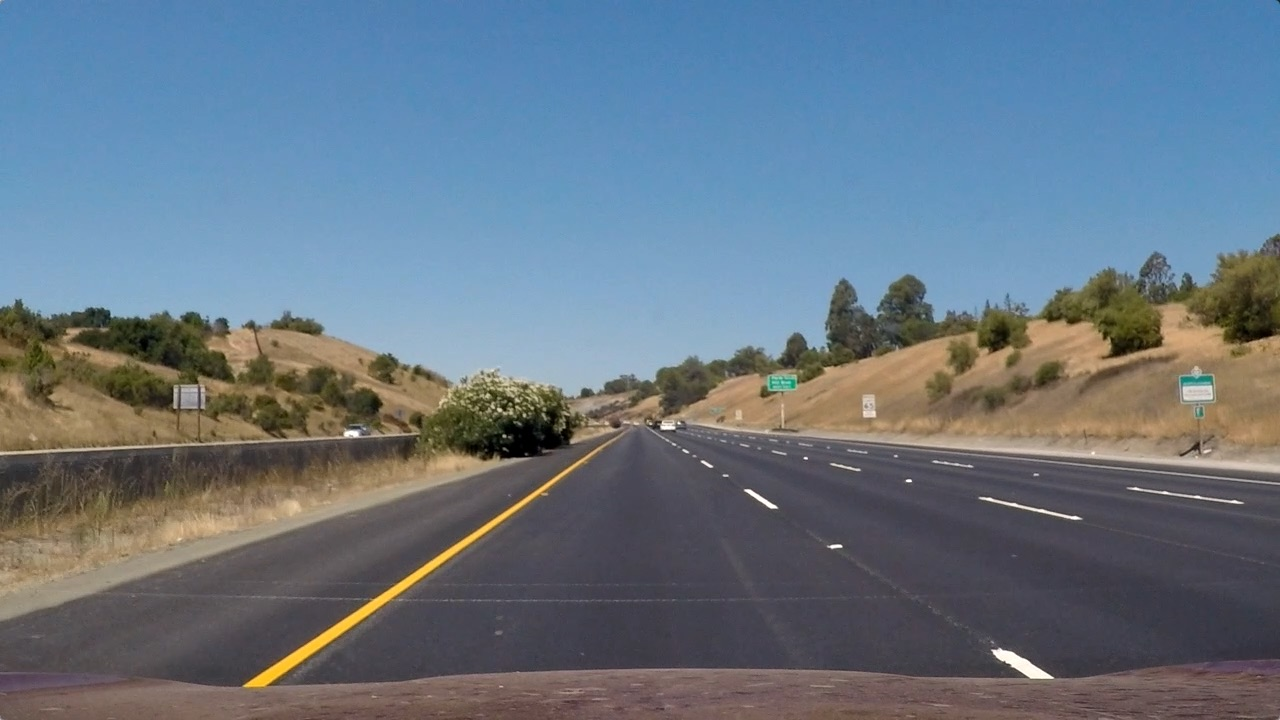
#> input picture submission/images/straight_lines1.jpg, 1280 x 720 px, found by its file name
$ python image.py   (older library calls are emulated)
#> lines starting #> are read from the running program, lines starting #| are printed output that depends on the picture; after the words box and inside, x2 and y2 are one past the last pixel; in counts of white or black regions, pixels touching at a corner belong together
### submission/tracker.py
import numpy as np
import cv2
import matplotlib.pyplot as plt

class Line():

    def __init__(self,nwindows=9, margin=100, minpix=125, ym=1, xm=1, smoothing=15):

        self.recent_Leftfitx = []

        self.recent_rightfitx = []

        self.first = False

        self.margin = margin

        self.nwindows = nwindows

        self.ym = ym

        self.xm = xm

        self.minpix = minpix

        self.smoothing = smoothing

        self.left_curverad = None

        self.right_curverad = None

        self.real_world_left = None

        self.real_world_right = None

        self.leftFit = None

        self.rightFit = None

    # [140 lines left out: functions gethistogram, slidingWindow, not called in this run]

### submission/image.py
import cv2
import pickle
import numpy as np
import glob
import matplotlib.pyplot as plt
import matplotlib.image as mpimg
from tracker import Line

dict_pickle = pickle.load(open("./calibration.p", "rb"))
#> (reads submission/calibration.p from the repository)
#> further down, img is the input picture: shape (720, 1280, 3); mean R, G, B 103.2, 117.7, 131.2
mtx = dict_pickle['mtx']
dist = dict_pickle['dist']

#attemped other thresholding techniques but settled on color threshold
def Threshold(img, thresh=(170,255)):
    binary = np.zeros_like(img)
    binary[(img >= thresh[0]) & (img <= thresh[1])] = 1
    return binary
def dir_threshold(gray, sobel_kernel=15, thresh=(0.7, 1.4)):

    # 2) Take the gradient in x and y separately
    sobelx = cv2.Sobel(gray, cv2.CV_64F, 1, 0, ksize=sobel_kernel)
    sobely = cv2.Sobel(gray, cv2.CV_64F, 0, 1, ksize=sobel_kernel)

    # 3) Take the absolute value of the x and y gradients
    abs_s_x = np.absolute(sobelx)
    abs_s_y = np.absolute(sobely)

    # 4) Use np.arctan2(abs_sobely, abs_sobelx) to calculate the direction
    # of the gradient
    # Important, y should come before x here if we want to detect lines
    dir_grad = np.arctan2(abs_s_y, abs_s_x)

    # 5) Create a binary mask where direction thresholds are met
    binary_output = np.zeros_like(dir_grad)

    # 6) Return this mask as your binary_output image
    binary_output[(dir_grad >= thresh[0]) & (dir_grad <= thresh[1])] = 1

    return binary_output
def combine(*arrs):
    combined = np.zeros_like(arrs[0])
    for img in arrs:
        combined[(combined == 1) & (img == 1)] = 255
    return combined

def warp(img):
    size = (img.shape[1], img.shape[0])

    src = np.float32([[246,678],[1052,678],[702,460],[575,460]])

    dst = np.float32([[320,720],[980,720],[980,0],[320,0]])
    M = cv2.getPerspectiveTransform(src, dst)
    Minv = cv2.getPerspectiveTransform(dst, src)
    warped = cv2.warpPerspective(img, M, size, flags=cv2.INTER_LINEAR)

    return warped, Minv

# [47 lines left out: functions project, window_mask, draw, not called in this run]

def pipeline(img, mtx, dist, curves):
    #undistort images
    img = cv2.undistort(img, mtx, dist, None, mtx)

    #Converting to different Colorspaces
    hsv = cv2.cvtColor(img, cv2.COLOR_RGB2HSV)
#> hsv: shape (720, 1280, 3); mean H, S, V 87.3, 83.5, 143.5
    yuv = cv2.cvtColor(img, cv2.COLOR_RGB2YUV)
#> yuv: shape (720, 1280, 3); mean of channels 0, 1, 2 115.4, 136, 117.7
    lab = cv2.cvtColor(img, cv2.COLOR_RGB2LAB)
#> lab: shape (720, 1280, 3); mean of channels 0, 1, 2 124.9, 127.7, 119.8
    gray = cv2.cvtColor(img, cv2.COLOR_RGB2GRAY)

    #Isolating Color Spaces
    l = lab[:,:,0]
    b = lab[:,:,2]
    v = hsv[:,:,2]
    r = img[:,:,0]
    u = yuv[:,:,1]

    #applying thresholding
    dir_t = dir_threshold(gray)
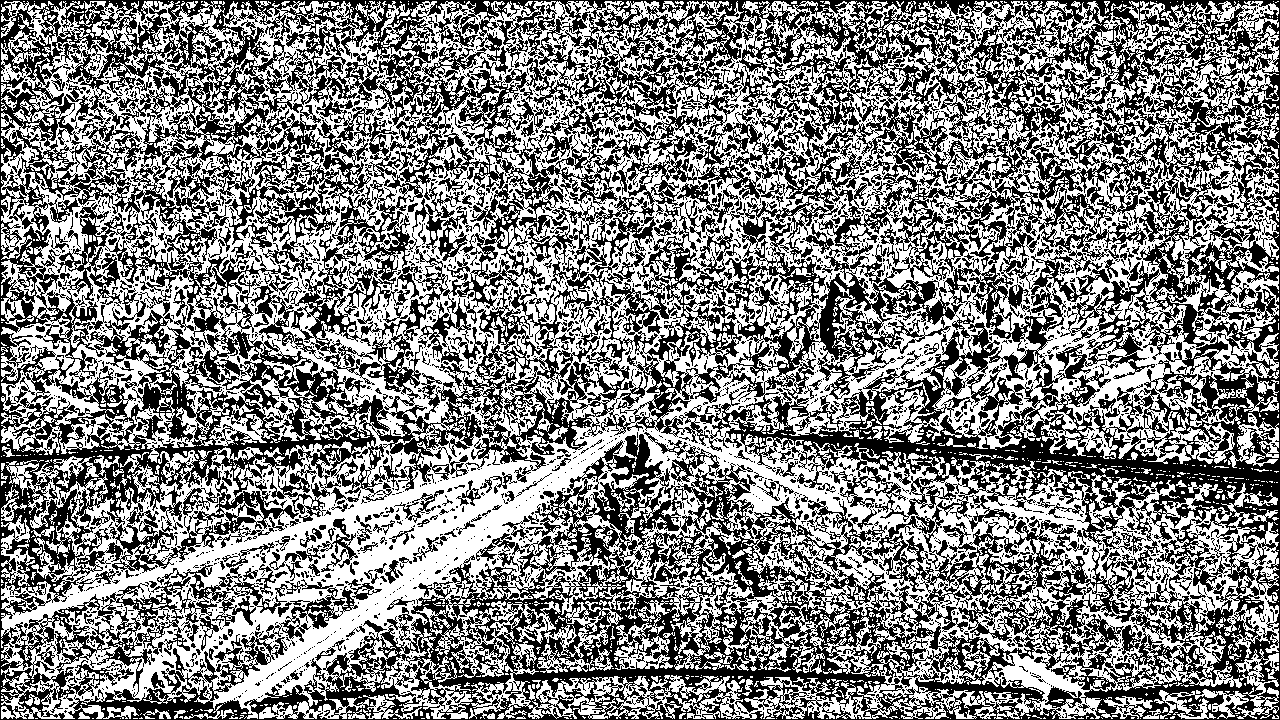
#> dir_t: shape (720, 1280) float64; values 0 (black) and 1 (white), 51.6% white; 3141 black regions (2832 under 20 px), largest, box (x1, y1, x2, y2) and area: (0, 0, 1280, 720) 412342, (412, 182, 468, 261) 1349, (722, 108, 766, 155) 724
    bi_V = Threshold(v, thresh=(229,255))
#> bi_V: shape (720, 1280); values 0 (black) and 1 (white), 0.42% white; 31 white regions (23 under 20 px), largest, box (x1, y1, x2, y2) and area: (221, 469, 570, 705) 2738, (1005, 660, 1073, 694) 702, (746, 490, 777, 508) 104
    bi_R = Threshold(r,thresh=(234,255))
#> bi_R: shape (720, 1280); values 0 (black) and 1 (white), 0.4% white; 35 white regions (28 under 20 px), largest, box (x1, y1, x2, y2) and area: (221, 476, 560, 705) 2610, (1005, 660, 1073, 694) 690, (747, 490, 776, 508) 95
    bi_U = Threshold(u,thresh=(145,255))
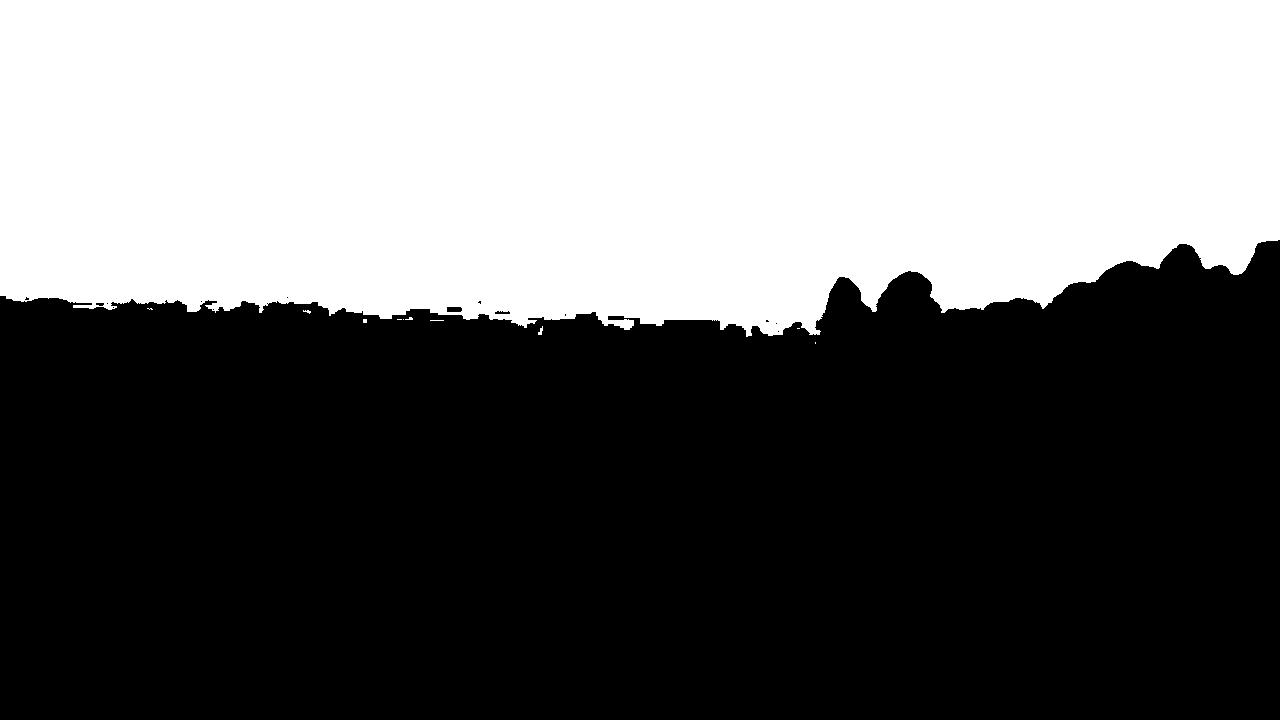
#> bi_U: shape (720, 1280); values 0 (black) and 1 (white), 41.9% white; 11 white regions (9 under 20 px), largest, box (x1, y1, x2, y2) and area: (0, 0, 1280, 337) 386256, (538, 326, 543, 335) 25
    bi_l = Threshold(l,thresh=(210,255))
#> bi_l: shape (720, 1280); values 0 (black) and 1 (white), 0.41% white; 42 white regions (32 under 20 px), largest, box (x1, y1, x2, y2) and area: (221, 480, 554, 704) 1995, (1004, 659, 1073, 694) 748, (1214, 386, 1250, 401) 269
    bi_b = Threshold(b,thresh=(145,255))
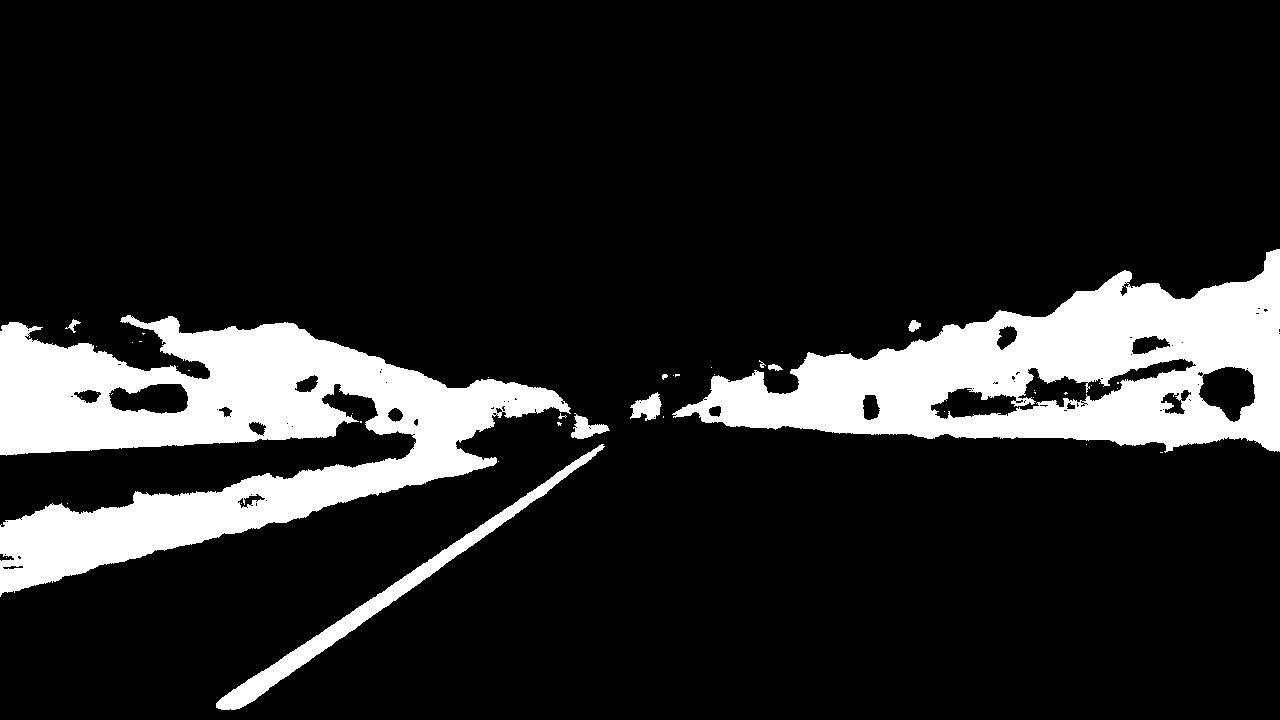
#> bi_b: shape (720, 1280); values 0 (black) and 1 (white), 14.4% white; 45 white regions (35 under 20 px), largest, box (x1, y1, x2, y2) and area: (0, 315, 571, 597) 67530, (672, 249, 1280, 453) 57162, (216, 444, 605, 710) 6301

    #combining 5 thresholded images
    combined = combine(bi_V, bi_R, bi_U, bi_l, bi_b, dir_t)
#> combined: shape (720, 1280); every value is 0
    #performing perspective transform
    warped, Minv = warp(combined)
#> Minv = [[0.192, -0.745, 513.4], [1.16e-16, -0.491, 460], [2.54e-19, -0.00117, 1]]

    # [8 lines of commented-out code are left out]

    plt.imshow(combined)
    plt.show()

    return combined

#files names for images in test_images folder
testImgs = ['straight_lines1.jpg', 'straight_lines2.jpg', 'test1.jpg', 'test2.jpg',
           'test3.jpg', 'test4.jpg', 'test5.jpg', 'test6.jpg']

#folders where input images and video are stored
folder2 = 'test_images/'

#output folder for all outputed images or video
outfolder = 'output_images/'

width = 100
height = 40
margin = 25
curves = Line(width, height, margin, ym=10/720, xm=4/384, smoothing=15)
for file in testImgs:
    path = folder2 + file
    img = mpimg.imread(path)
    save = outfolder + 'undistorted_' + file
    result = pipeline(img, mtx, dist, curves)
    plt.imsave(save, result)
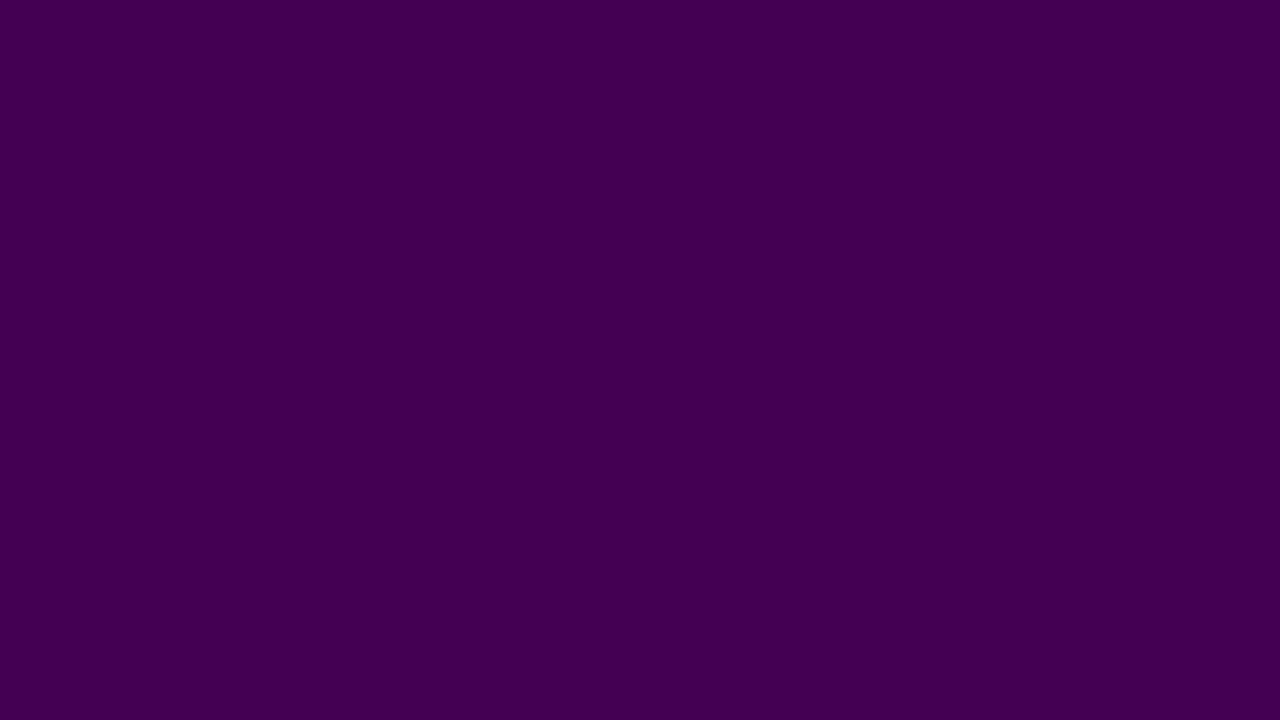
#> saved as undistorted_straight_lines1.jpg: shape (720, 1280, 3); mean R, G, B 68, 0, 83
#> (the run stopped early here; a loop or call above may not have finished)
